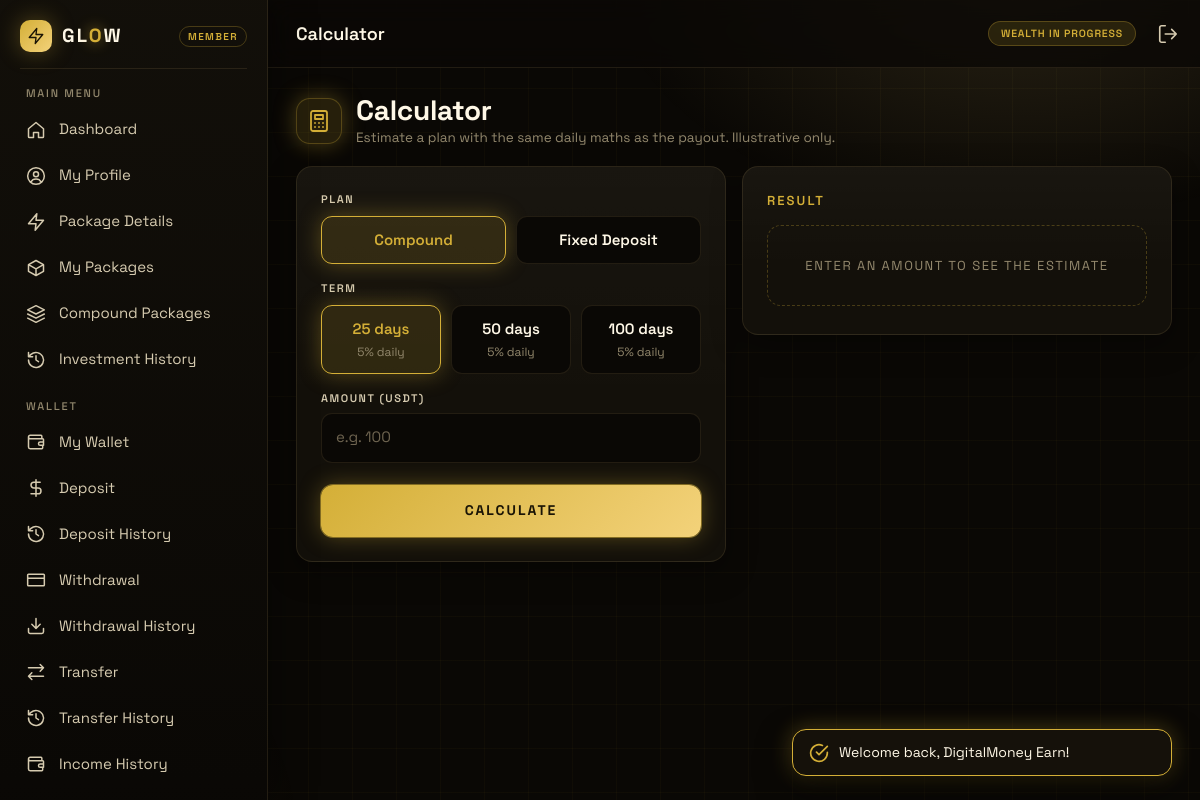
The app's page /calculator (signed in) with its own data.
### tables this page shows
CREATE TABLE `plan_terms` (
  `id` int(11) NOT NULL,
  `days` int(11) NOT NULL,
  `principal_rate` decimal(6,3) NOT NULL,
  `profit_rate` decimal(6,3) NOT NULL,
  `is_active` int(11) NOT NULL DEFAULT 1
);

### app/controllers/PackageController.php (called while the page is built, shortened)
<?php
final class PackageController
{
    public function calculator(): void
    {
        $terms = PlanTerm::all();
        $plan = ($_GET['plan'] ?? 'compound') === 'fixed' ? 'fixed' : 'compound';
        $days = (int) ($_GET['days'] ?? ($terms[0]['days'] ?? 25));
        $amount = isset($_GET['amount']) ? (float) $_GET['amount'] : null;
        $error = '';
        $result = null;
        view('calculator', [
            'title' => 'Calculator',
            'terms' => $terms,
            'plan' => $plan,
            'days' => $days,
            'amount' => $amount,
            'error' => $error,
            'result' => $result,
        ]);
    }
}

### app/Router.php (called while the page is built, shortened)
<?php
final class Router
{
    private array $routes = [];
    public function get(string $path, array $handler, string $access = 'auth'): void
    {
        $this->routes['GET'][$path] = [$handler, $access];
    }
    public function post(string $path, array $handler, string $access = 'auth'): void
    {
        $this->routes['POST'][$path] = [$handler, $access];
    }
    public function dispatch(string $method, string $path): void
    {
        $route = $this->routes[$method === 'HEAD' ? 'GET' : $method][$path] ?? null;
        [[$class, $action], $access] = $route;
        (new $class())->$action();
    }
}

### public/index.php (called while the page is built, shortened)
<?php
require dirname(__DIR__) . '/app/helpers.php';
$router = new Router();
$router->get('/', [DashboardController::class, 'home'], 'any');
$router->get('/login', [AuthController::class, 'showLogin'], 'guest');
$router->post('/login', [AuthController::class, 'login'], 'guest');
$router->get('/register', [AuthController::class, 'showRegister'], 'guest');
$router->post('/register', [AuthController::class, 'register'], 'guest');
$router->get('/register/sponsor', [AuthController::class, 'sponsorLookup'], 'guest');
$router->get('/forgot-password', [AuthController::class, 'forgot'], 'guest');
$router->post('/logout', [AuthController::class, 'logout'], 'any');
$router->get('/dashboard', [DashboardController::class, 'index']);
$router->get('/live-feed', [FeedController::class, 'liveFeed']);
$router->get('/live-trading', [FeedController::class, 'liveTrading']);
$router->get('/profile', [ProfileController::class, 'show']);
$router->post('/profile/txn-password', [ProfileController::class, 'saveTxnPassword']);
$router->get('/support', [ProfileController::class, 'support']);
$router->post('/support', [ProfileController::class, 'createTicket']);
$router->get('/package-details', [PackageController::class, 'details']);
$router->post('/invest', [PackageController::class, 'invest']);
$router->get('/my-packages', [PackageController::class, 'mine']);
$router->get('/compound-packages', [PackageController::class, 'compound']);
$router->get('/investment', [PackageController::class, 'history']);
$router->post('/investments/compound',[PackageController::class, 'compoundPart']);
$router->post('/investments/release', [PackageController::class, 'releasePending']);
$router->get('/calculator', [PackageController::class, 'calculator']);
$router->get('/direct-team', [TeamController::class, 'direct']);
$router->get('/level-team', [TeamController::class, 'level']);
$router->get('/team-business', [TeamController::class, 'business']);
$router->get('/salary-achievers', [TeamController::class, 'salaryAchievers']);
$router->get('/lucky-winners', [TeamController::class, 'luckyWinners']);
$router->get('/wallet', [WalletController::class, 'wallet']);
$router->get('/deposit', [WalletController::class, 'deposit']);
$router->post('/deposit', [WalletController::class, 'submitDeposit']);
$router->get('/deposit-history', [WalletController::class, 'depositHistory']);
$router->get('/withdrawal', [WalletController::class, 'withdrawal']);
$router->post('/withdrawal', [WalletController::class, 'submitWithdrawal']);
$router->get('/withdrawal-history', [WalletController::class, 'withdrawalHistory']);
$router->get('/income', [WalletController::class, 'income']);
$router->get('/transfer', [WalletController::class, 'transfer']);
$router->post('/transfer/p2p', [WalletController::class, 'submitP2p']);
$router->post('/transfer/wallet', [WalletController::class, 'submitWalletMove']);
$router->get('/transfer/lookup', [WalletController::class, 'lookupUser']);
$router->get('/transfer-history', [WalletController::class, 'transferHistory']);
$router->get('/admin/login', [AdminAuthController::class, 'showLogin'], 'admin-guest');
$router->post('/admin/login', [AdminAuthController::class, 'login'], 'admin-guest');
$router->post('/admin/logout', [AdminAuthController::class, 'logout'], 'any');
$router->get('/admin', [AdminDashboardController::class, 'index'], 'admin');
$router->post('/admin/payout/run', [AdminDashboardController::class, 'runPayout'], 'admin');
$router->post('/admin/payout/simulate', [AdminDashboardController::class, 'simulate'], 'admin');
$router->get('/admin/deposits', [AdminFinanceController::class, 'deposits'], 'admin');
$router->post('/admin/deposits/approve', [AdminFinanceController::class, 'approveDeposit'], 'admin');
$router->post('/admin/deposits/reject', [AdminFinanceController::class, 'rejectDeposit'], 'admin');
$router->get('/admin/withdrawals', [AdminFinanceController::class, 'withdrawals'], 'admin');
$router->post('/admin/withdrawals/paid', [AdminFinanceController::class, 'payWithdrawal'], 'admin');
$router->post('/admin/withdrawals/reject', [AdminFinanceController::class, 'rejectWithdrawal'], 'admin');
$router->get('/admin/ledger', [AdminFinanceController::class, 'ledger'], 'admin');
$router->get('/admin/users', [AdminUserController::class, 'index'], 'admin');
$router->get('/admin/user', [AdminUserController::class, 'show'], 'admin');
$router->post('/admin/user/block', [AdminUserController::class, 'toggleBlock'], 'admin');
$router->post('/admin/user/adjust', [AdminUserController::class, 'adjust'], 'admin');
$router->get('/admin/investments', [AdminUserController::class, 'investments'], 'admin');
$router->get('/admin/lucky-draws', [AdminLuckyDrawController::class, 'index'], 'admin');
$router->post('/admin/lucky-draws', [AdminLuckyDrawController::class, 'create'], 'admin');
$router->get('/admin/lucky-draw', [AdminLuckyDrawController::class, 'show'], 'admin');
$router->post('/admin/lucky-draw/add', [AdminLuckyDrawController::class, 'add'], 'admin');
$router->post('/admin/lucky-draw/remove', [AdminLuckyDrawController::class, 'remove'], 'admin');
$router->post('/admin/lucky-draw/fill', [AdminLuckyDrawController::class, 'fill'], 'admin');
$router->post('/admin/lucky-draw/distribute', [AdminLuckyDrawController::class, 'distribute'], 'admin');
$router->get('/admin/tickets', [AdminTicketController::class, 'index'], 'admin');
$router->post('/admin/tickets/reply', [AdminTicketController::class, 'reply'], 'admin');
$router->get('/admin/settings', [AdminSettingsController::class, 'edit'], 'admin');
$router->post('/admin/settings', [AdminSettingsController::class, 'update'], 'admin');
$router->dispatch($_SERVER['REQUEST_METHOD'] ?? 'GET', current_path());

### app/Database.php (called while the page is built, shortened)
<?php
final class Database
{
    private static ?PDO $pdo = null;
    public static function pdo(): PDO
    {
        if (self::$pdo === null) {
            self::$pdo = new PDO((string) config('db.dsn'), config('db.user'), config('db.pass'), [
                PDO::ATTR_ERRMODE => PDO::ERRMODE_EXCEPTION,
                PDO::ATTR_DEFAULT_FETCH_MODE => PDO::FETCH_ASSOC,
                PDO::ATTR_EMULATE_PREPARES => false,
            ]);
        }
        return self::$pdo;
    }
    public static function run(string $sql, array $params = []): PDOStatement
    {
        $stmt = self::pdo()->prepare($sql);
        $stmt->execute($params);
        return $stmt;
    }
    public static function all(string $sql, array $params = []): array
    {
        return self::run($sql, $params)->fetchAll();
    }
}

### app/models/PlanTerm.php (called while the page is built, shortened)
<?php
final class PlanTerm
{
    public static function all(bool $activeOnly = true): array
    {
        return Database::all(
            'SELECT * FROM plan_terms' . ($activeOnly ? ' WHERE is_active = 1' : '') . ' ORDER BY days'
        );
    }
    public static function dailyRate(array $term): float
    {
        return (float) $term['principal_rate'] + (float) $term['profit_rate'];
    }
}

### app/views/pages/calculator.php (the view, shortened to what this page needs)
<div class="dash-split">
    <section class="card card--pad" aria-label="Calculator form">
        <form method="get" action="<?= e(url('/calculator')) ?>" class="form" novalidate data-validate>
            <fieldset class="choice-set">
                <legend class="field__label">Plan</legend>
                <div class="choice-grid">
                    <?php foreach (['compound' => 'Compound', 'fixed' => 'Fixed Deposit'] as $value => $label) : ?>
                        <label class="choice choice--center">
                            <span class="choice__title"><?= e($label) ?></span>
                        </label>
                    <?php endforeach ?>
                </div>
            </fieldset>
            <fieldset class="choice-set">
                <legend class="field__label">Term</legend>
                <div class="choice-grid choice-grid--3">
                    <?php foreach ($terms as $term) : ?>
                        <label class="choice choice--center">
                            <span class="choice__title"><?= e($term['days']) ?> days</span>
                            <span class="choice__desc"><?= e(pct(PlanTerm::dailyRate($term))) ?> daily</span>
                        </label>
                    <?php endforeach ?>
                </div>
            </fieldset>
            <div class="field">
                <label class="field__label" for="f-amount">Amount (USDT)</label>
                <input class="input" id="f-amount" name="amount" type="number" min="0.01" max="1000000" step="0.01"
                       inputmode="decimal" required placeholder="e.g. 100" value="<?= e($amount ?? '') ?>"
                       aria-describedby="err-amount" data-invalid="Enter 0.01 to 1,000,000.">
            </div>
            <button class="btn btn--gold btn--block btn--lg" type="submit">Calculate</button>
        </form>
    </section>
    <section class="card card--pad" aria-live="polite" aria-labelledby="calc-out">
        <h2 class="card__title" id="calc-out">Result</h2>
        <?php if ($result) : ?>
            <dl class="calc-result">
                <div><dt>Day-1 return</dt><dd class="text-green"><?= e(money($result['daily'])) ?></dd></div>
                <?php if ($plan === 'fixed') : ?>
                    <div><dt>Total ROI (<?= e($days) ?> days)</dt><dd class="text-green"><?= e(money($result['profit'])) ?></dd></div>
                    <div><dt>Paid at maturity</dt><dd class="text-gold"><?= e(money($result['final'])) ?></dd></div>
                <?php else : ?>
                    <div><dt>1% profit paid along the way</dt><dd class="text-green"><?= e(money($result['profit'])) ?></dd></div>
                    <div><dt>Released at maturity</dt><dd class="text-gold"><?= e(money($result['final'])) ?></dd></div>
                    <div><dt>Total if you compound daily</dt><dd class="text-cyan"><?= e(money($result['total'])) ?></dd></div>
                    <div><dt>Total if you withdraw daily</dt><dd><?= e(money($result['withdraw_total'])) ?></dd></div>
                <?php endif ?>
            </dl>
            <p class="form__note"><?= icon('alert', 16) ?> Sample maths only. Not a promise of returns.</p>
        <?php else : ?>
            <p class="empty-dashed">Enter an amount to see the estimate</p>
        <?php endif ?>
    </section>
</div>

### records on screen
plan_terms: days "25", pct(PlanTerm::dailyRate($term)) "5%"
plan_terms: days "50", pct(PlanTerm::dailyRate($term)) "5%"
plan_terms: days "100", pct(PlanTerm::dailyRate($term)) "5%"

### other values on screen
$title "Calculator"
$heading "MAIN MENU"
$label "Dashboard"
$label "My Profile"
$label "Package Details"
$label "My Packages"
$label "Compound Packages"
$label "Investment History"
$heading "WALLET"
$label "My Wallet"
$label "Deposit"
$label "Deposit History"
$label "Withdrawal"
$label "Withdrawal History"
$label "Transfer"
